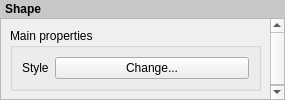
<?xml version="1.0" encoding="UTF-8"?>
<ui version="4.0">
 <class>ComposerPolygonWidgetBase</class>
 <widget class="QWidget" name="ComposerPolygonWidgetBase">
  <property name="geometry">
   <rect>
    <x>0</x>
    <y>0</y>
    <width>285</width>
    <height>100</height>
   </rect>
  </property>
  <property name="windowTitle">
   <string>Form</string>
  </property>
  <layout class="QVBoxLayout" name="verticalLayout">
   <property name="spacing">
    <number>0</number>
   </property>
   <property name="leftMargin">
    <number>0</number>
   </property>
   <property name="topMargin">
    <number>0</number>
   </property>
   <property name="rightMargin">
    <number>0</number>
   </property>
   <property name="bottomMargin">
    <number>0</number>
   </property>
   <item>
    <widget class="QLabel" name="label_2">
     <property name="sizePolicy">
      <sizepolicy hsizetype="Preferred" vsizetype="Maximum">
       <horstretch>0</horstretch>
       <verstretch>0</verstretch>
      </sizepolicy>
     </property>
     <property name="styleSheet">
      <string notr="true">padding: 2px; font-weight: bold; background-color: rgb(200, 200, 200);</string>
     </property>
     <property name="text">
      <string>Shape</string>
     </property>
    </widget>
   </item>
   <item>
    <widget class="QScrollArea" name="scrollArea">
     <property name="widgetResizable">
      <bool>true</bool>
     </property>
     <widget class="QWidget" name="scrollAreaWidgetContents">
      <property name="geometry">
       <rect>
        <x>0</x>
        <y>0</y>
        <width>283</width>
        <height>82</height>
       </rect>
      </property>
      <layout class="QVBoxLayout" name="mainLayout">
       <item>
        <widget class="QgsCollapsibleGroupBoxBasic" name="groupBox">
         <property name="focusPolicy">
          <enum>Qt::StrongFocus</enum>
         </property>
         <property name="title">
          <string>Main properties</string>
         </property>
         <property name="syncGroup" stdset="0">
          <string notr="true">composeritem</string>
         </property>
         <property name="collapsed" stdset="0">
          <bool>false</bool>
         </property>
         <layout class="QGridLayout" name="gridLayout">
          <item row="0" column="0">
           <widget class="QLabel" name="label">
            <property name="text">
             <string>Style</string>
            </property>
           </widget>
          </item>
          <item row="0" column="1">
           <widget class="QPushButton" name="mPolygonStyleButton">
            <property name="sizePolicy">
             <sizepolicy hsizetype="Expanding" vsizetype="Fixed">
              <horstretch>0</horstretch>
              <verstretch>0</verstretch>
             </sizepolicy>
            </property>
            <property name="text">
             <string>Change...</string>
            </property>
           </widget>
          </item>
         </layout>
        </widget>
       </item>
      </layout>
     </widget>
    </widget>
   </item>
  </layout>
 </widget>
 <customwidgets>
  <customwidget>
   <class>QgsCollapsibleGroupBoxBasic</class>
   <extends>QGroupBox</extends>
   <header>qgscollapsiblegroupbox.h</header>
   <container>1</container>
  </customwidget>
 </customwidgets>
 <tabstops>
  <tabstop>groupBox</tabstop>
  <tabstop>scrollArea</tabstop>
  <tabstop>mPolygonStyleButton</tabstop>
 </tabstops>
 <resources/>
 <connections/>
</ui>
